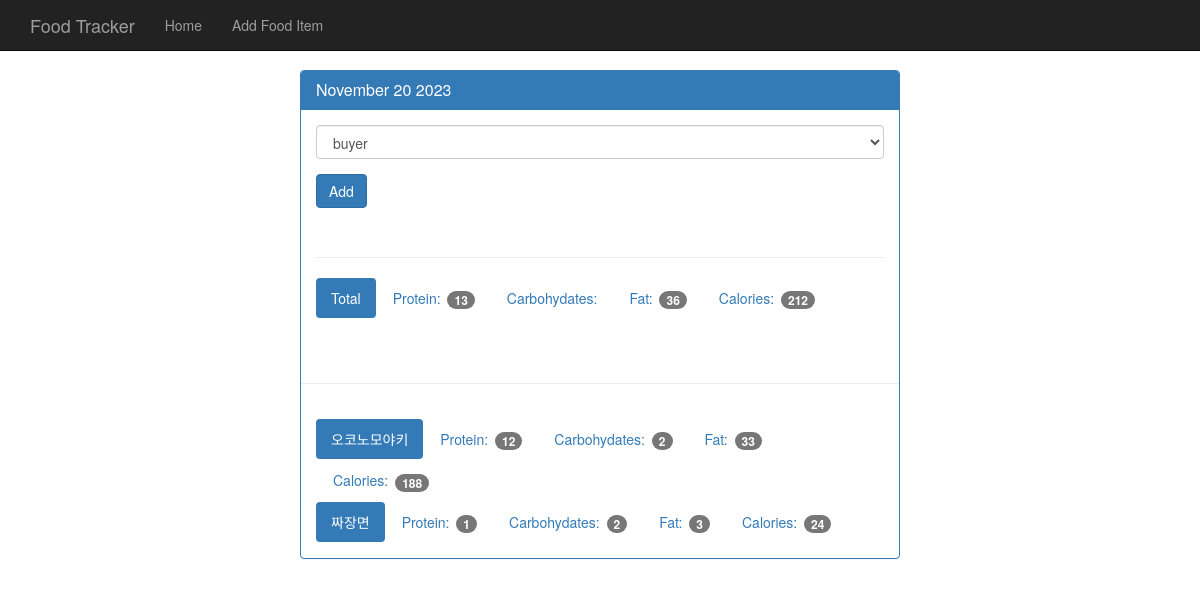
Screenshot of /view/20231120 with the database file from the repository.
### tables this page shows
CREATE TABLE food(
     id integer primary key autoincrement,
     name text not null,
     protein integer not null,
     carbohydrates integer not null,
     fat integer not null,
     calories integer not null

);

### app.py (the view)
@app.route('/view/<date>',methods=['GET','POST'])
def view(date):
    db = get_db()
    cur = db.execute('select id, entry_date from log_date where entry_date=?', [date])
    result = cur.fetchone()
    print(result)
    if request.method =='POST':
        db.execute('''insert into food_date (food_id,log_date_id)
                      values(?,?)''',[request.form['foodname'],result['id']])
        db.commit()
    dateFormate=datetime.strptime(str(result['entry_date']),'%Y%m%d')
    print(dateFormate)
    resultDate = datetime.strftime(dateFormate,'%B %d %Y')
    print(resultDate)
    food_cur =db.execute('select id,name from food')
    foodlist=food_cur.fetchall()
    print(foodlist)
    log_cur=db.execute('''select food.id,food.name,food.protein,food.carbohydrates,food.fat,food.calories from log_date
                          join food_date on food_date.log_date_id = log_date.id
                          join food on food.id = food_date.food_id
                          where log_date.entry_date = ?''',[date])
    log_result =log_cur.fetchall()
    total={}
    total['protein']=0
    total['carbohydrates']=0
    total['fat']=0
    total['calories']=0
    for i in log_result:
        total['protein']+=i['protein']
        total['carbohydrates']+=i['carbohydrates']
        total['fat']+=i['fat']
        total['calories']+=i['calories']
    print(total)
    return render_template('day.html',entry_date=result['entry_date'] ,\
                           result=resultDate,foodlist=foodlist,log_result=log_result,total=total)

### database.py (called while the page is built)
def connet_db():
    sql = sqlite3.connect('food_log.db')
    sql.row_factory=sqlite3.Row
    return sql

def get_db():
    if not hasattr(g,'sqlite3_db'):
            g.sqlite_db = connet_db()
    return g.sqlite_db

### templates/day.html (shortened to what this page needs)
{% extends "base.html" %}
{% block body %}
    <nav class="navbar navbar-inverse navbar-fixed-top">
      <div class="container">
        <div class="navbar-header">
          <a class="navbar-brand" href={{url_for('index')}}>Food Tracker</a>
        </div>
        <div id="navbar" class="navbar-collapse collapse">
          <ul class="nav navbar-nav">
            <li><a href={{url_for('index')}}>Home</a></li>
            <li><a href={{url_for('food')}}>Add Food Item</a></li>
          </ul>
        </div>
      </div>
    </nav>
    <div class="container theme-showcase col-sm-6 col-sm-offset-3" role="main">
      <div class="row">
        <div>
          <div class="panel panel-primary">
            <div class="panel-heading">
              <h3 class="panel-title">{{result}}</h3>
            </div>
            <div class="panel-body">
              <form method="POST" action={{url_for('view',date=entry_date)}}>
                <div class="form-group">
                  <select class="form-control" name="foodname">
                    {% for i in foodlist %}
                    <option value={{i['id']}}>{{i['name']}}</option>
                    {% endfor %}
                  </select>
                </div>
                <button type="submit" class="btn btn-primary">Add</button>
              </form>
              <div class="page-header"></div>
              <ul class="nav nav-pills" role="tablist">
                <li class="active"><a>Total</a></li>
                <li><a>Protein: <span class="badge">{{total.protein}}</span></a></li>
                <li><a>Carbohydates: </a></li>
                <li><a>Fat: <span class="badge">{{total.fat}}</span></a></li>
                <li><a>Calories: <span class="badge">{{total.calories}}</span></a></li>
              </ul>
            </div>
            <div class="page-header"></div>
            <div class="panel-body">
                  {% for i in log_result %}
              <ul class="nav nav-pills" role="tablist">
                <li class="active"><a>{{i.name}}</a></li>
                <li><a>Protein: <span class="badge">{{i.protein}}</span></a></li>
                <li><a>Carbohydates: <span class="badge">{{i.carbohydrates}}</span></a></li>
                <li><a>Fat: <span class="badge">{{i.fat}}</span></a></li>
                <li><a>Calories: <span class="badge">{{i.calories}}</span></a></li>
              </ul>
                 {% endfor %}
            </div>
          </div>
        </div>
      </div>
    </div>
{% endblock %}

### static/theme.css (style rules this page uses)
body { padding-top: 70px; padding-bottom: 30px; }

### rows the page displays
food: name "오코노모야키", protein "12", carbohydrates "2", fat "33", calories "188"
food: name "짜장면", protein "1", carbohydrates "2", fat "3", calories "24"

### other values shown
{{ result }} "November 20 2023"
{{ total.protein }} "13"
{{ total.fat }} "36"
{{ total.calories }} "212"
form field foodname "buyer"
